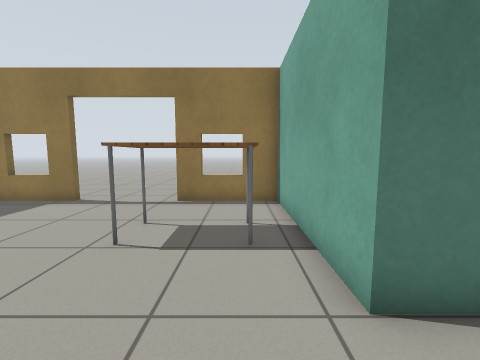
View 1 (above)

21 first-person views from a walk through a robot-simulator world made for Gazebo. The camera is 0.9 m above the floor, tilts 6° down and sees 90° across. The floor is counted in squares, 0.5 m on a side. Each view is taken from the middle of a square. On the plan, view 1 faces up. The plan holds only what a view shows up to about 14 squares ahead; the rest is blank. The robots in the file are not drawn. Gazebo's built-in surfaces are drawn with simple patterns.

View 2
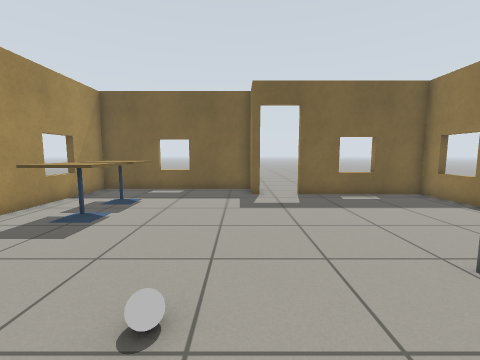

View 3
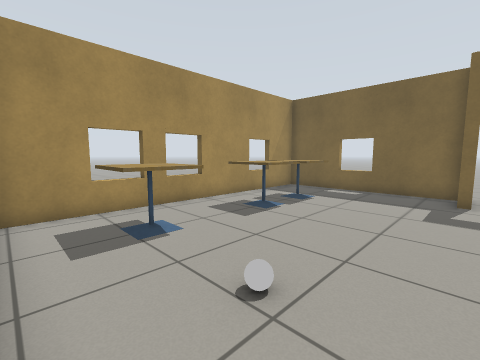

View 4
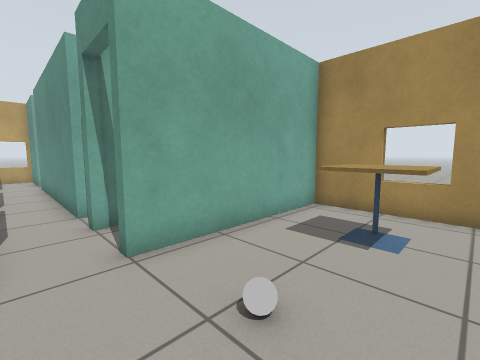

View 5
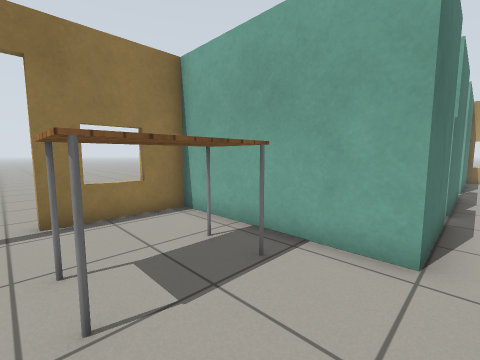

View 6
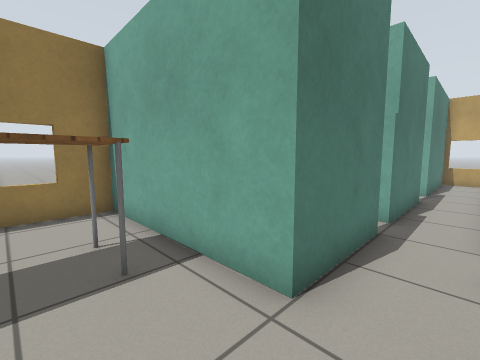

View 7
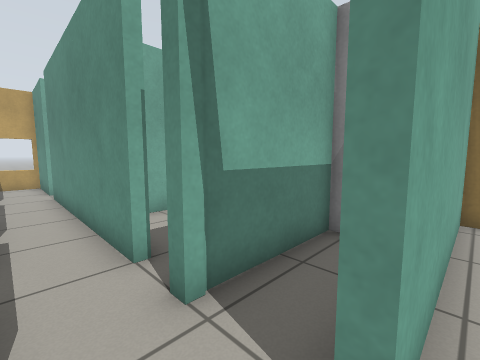

View 8
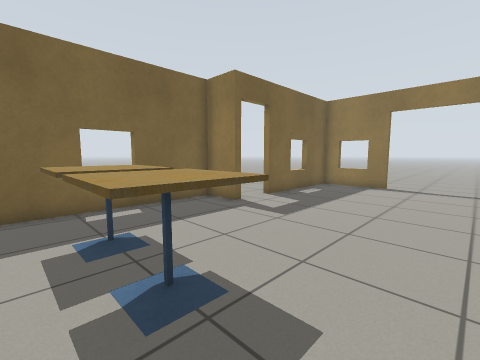

View 9
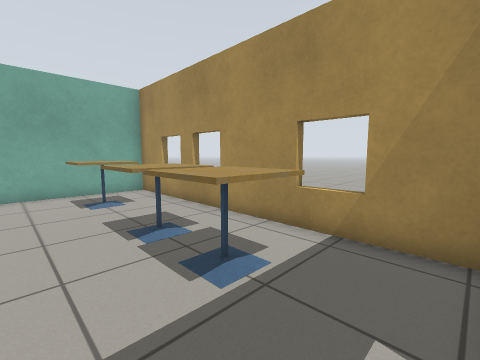

View 10
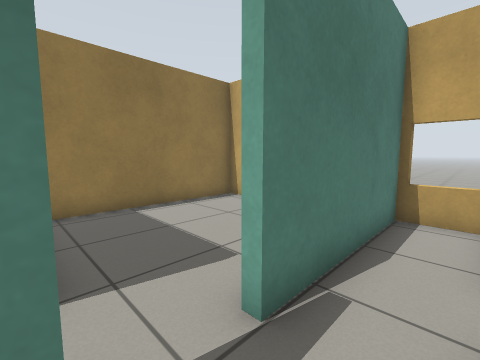

View 11
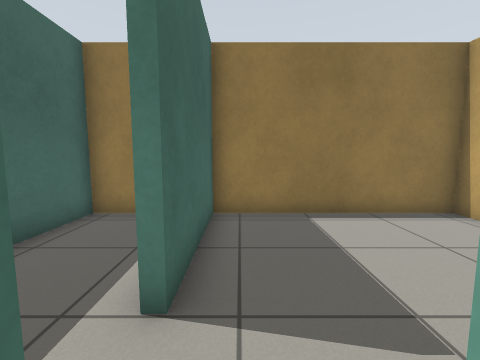

View 12
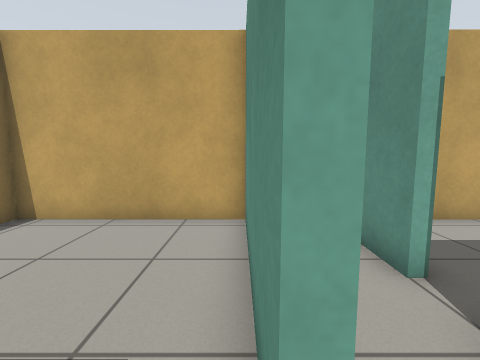

View 13
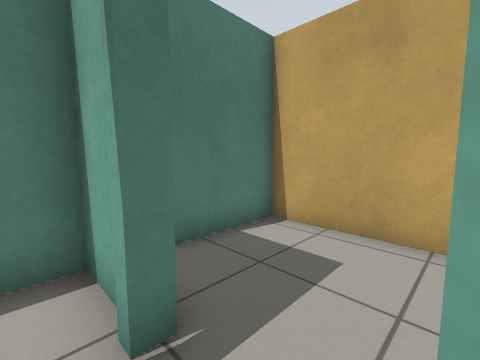

View 14
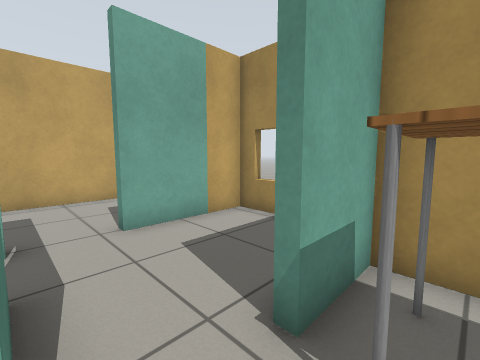

View 15
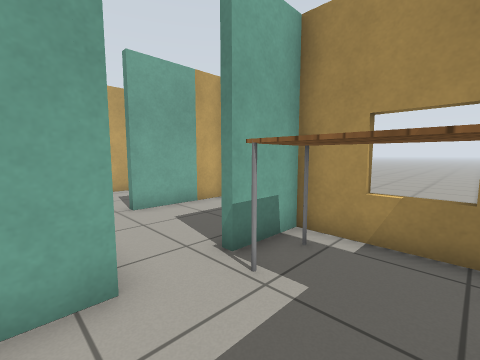

View 16
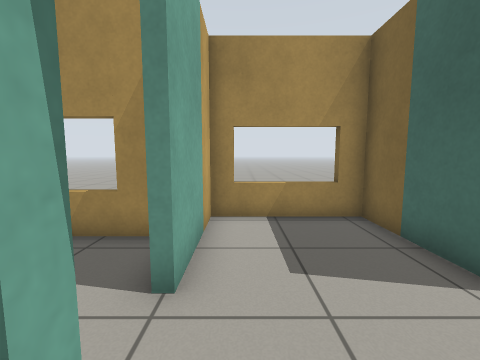

View 17
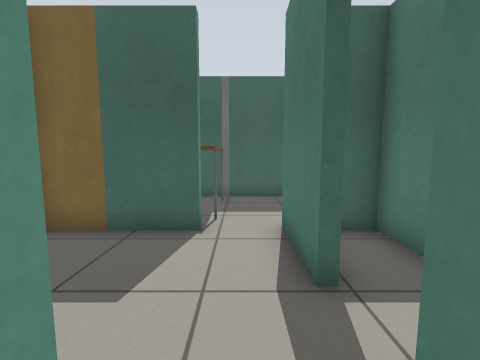

View 18
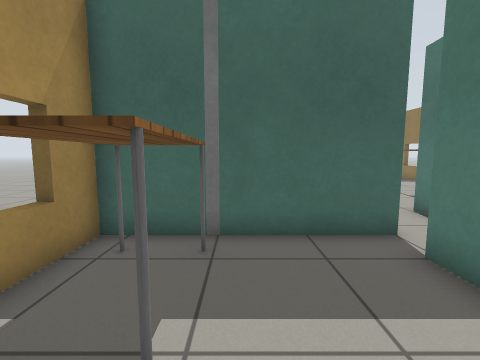

View 19
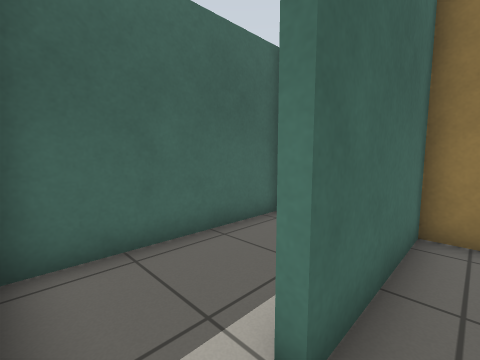

View 20
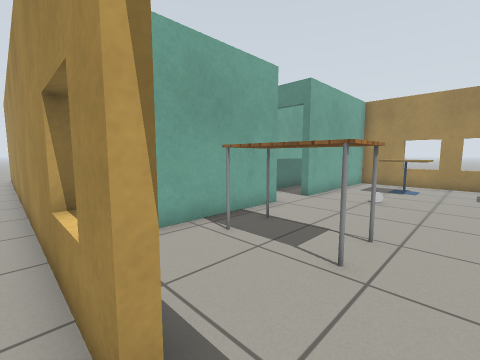

View 21
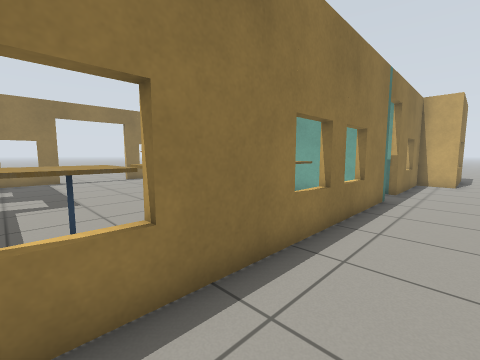

### Floor plan
Points are (right, up) in squares from view 1. A wall is a line through its corners. A room is listed if a view was taken in it or the views show most of it. See-through windows are left out.
Room 1 (views 1, 2, 3, 4, 5, 6, 7, 8, 9, 10, 11, 12, 19)
walls: (-9.8, 2) (-9.8, 1.6) (-11.5, 1.6) (-11.5, -6.2) (1.2, -6.2) (1.2, 0.5) (1.6, 0.5); (4.9, 0.5) (13.2, 0.5); (5, 2.5) (1.5, 2.5) (1.5, 9.2) (-2.4, 9.2); (-6.4, 9.2) (-9.8, 9.2) (-9.8, 3.6); (10.3, 2.5) (6.1, 2.5); (13.5, 2.5) (11.8, 2.5)
ways out: gap at (5, 0) to room 3; open door at (-10, 2.5) to room 6; open door at (-4.5, 9) to room 6; opening at (11, 3) to room 8; opening at (12.5, 1.5) to room 10; open door at (2.5, 0) to room 11; gap at (5, 3)
objects: cafe table (-9, -4) to (-7, -3); cafe table (-6, -4) to (-5, -3); cafe table (-2, -4) to (-1, -3); table (-2, 5) to (0, 6); grey ball (-1, 0)
Room 2 (views 13, 18)
walls: (8.4, -3.9) (8.4, -7.9) (12.8, -7.9) (12.8, -4) (13.3, -4); (11, -2) (8.1, -2); (13.2, -2) (12.6, -2)
ways out: opening at (8, -3) to room 3; open door at (11.5, -2) to room 4; opening at (13, -3) to room 5
Room 3 (views 14, 15)
walls: (8.1, -2) (8.1, -0.9); (6, 0.2) (4.9, 0.2); (3.8, 0.6) (3.8, -6.2) (8.1, -6.2) (8.1, -3.9)
ways out: gap at (5, 0) to room 1; opening at (8, -3) to room 2
objects: table (5, -5) to (7, -4)
Room 4 (view 16)
walls: (10, 0.2) (8.4, 0.2) (8.4, -0.6); (12.8, -1.1) (12.8, 0.2) (11.9, 0.2)
ways out: open door at (11.5, -2) to room 2
Room 5 (view 17)
walls: (14, -6.2) (15.8, -6.2); (17.6, -5.6) (17.6, 0.2) (14.4, 0.2) (14.4, 0.5)
ways out: opening at (13, -3) to room 2; opening at (14, 0) to room 10
Room 6 (view 20)
walls: (-2.4, 9.5) (15.4, 9.5)
ways out: open door at (-10, 2.5) to room 1; open door at (-4.5, 9) to room 1; opening at (-13, 2) to room 7
Room 7 (view 21)
walls: (1.6, -6.5) (-9.1, -6.5); (8.1, -8.2) (8.1, -6.5) (3.4, -6.5)
ways out: opening at (-13, 2) to room 6; opening at (8, -9); open door at (2.5, -6)
Room 8 (no view inside)
walls: (11.8, 2.8) (17.3, 2.8); (17.6, 2.8) (17.6, 9.2) (10.2, 9.2) (10.2, 4.5)
ways out: opening at (11, 3) to room 1; opening at (10, 4) to room 9
Room 9 (no view inside)
walls: (10.2, 4.5) (9.7, 4.5); (7.9, 9.2) (6.5, 9.2) (6.5, 2.9)
ways out: opening at (10, 4) to room 8
Room 10 (no view inside)
walls: (14.4, 0.5) (17.6, 0.5) (17.6, 2.5) (13.5, 2.5)
ways out: opening at (12.5, 1.5) to room 1; opening at (14, 0) to room 5
Room 11 (no view inside)
walls: (3.4, -3.5) (3.4, 0.6)
ways out: open door at (2.5, 0) to room 1

Where each view was taken, in squares from view 1:
view 1: 0 up, 0 right, facing up
view 2: 1 up, 1 right, facing left
view 3: 2 up, 1 right, facing down-left
view 4: 2 up, 3 left, facing down-right
view 5: 2 up, 3 left, facing up-right
view 6: 1 up, 1 left, facing up-right
view 7: 2 up, 1 right, facing down-right
view 8: 5 down, 3 left, facing up-left
view 9: 1 down, 11 left, facing down-right
view 10: 1 up, 10 right, facing up-right
view 11: 2 up, 11 right, facing up
view 12: 3 up, 11 right, facing right
view 13: 4 down, 12 right, facing up-right
view 14: 2 down, 7 right, facing down-right
view 15: 1 down, 5 right, facing down-right
view 16: 1 down, 12 right, facing down
view 17: 3 down, 14 right, facing left
view 18: 3 down, 9 right, facing left
view 19: 3 up, 11 right, facing up-left
view 20: 10 up, 4 left, facing down-right
view 21: 9 down, 9 left, facing up-right
